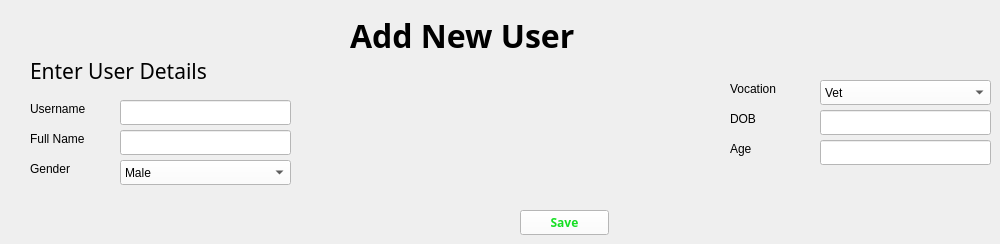
    <widget class="QWidget" name="tab_3">
     <attribute name="title">
      <string>Add User</string>
     </attribute>
     <widget class="QLabel" name="label_8">
      <property name="geometry">
       <rect>
        <x>30</x>
        <y>60</y>
        <width>211</width>
        <height>21</height>
       </rect>
      </property>
      <property name="font">
       <font>
        <family>Montserrat</family>
        <pointsize>16</pointsize>
        <weight>50</weight>
        <bold>false</bold>
       </font>
      </property>
      <property name="text">
       <string>Enter User Details</string>
      </property>
     </widget>
     <widget class="QLabel" name="label_9">
      <property name="geometry">
       <rect>
        <x>350</x>
        <y>10</y>
        <width>291</width>
        <height>51</height>
       </rect>
      </property>
      <property name="font">
       <font>
        <family>Montserrat</family>
        <pointsize>24</pointsize>
        <weight>75</weight>
        <bold>true</bold>
       </font>
      </property>
      <property name="text">
       <string>Add New User</string>
      </property>
     </widget>
     <widget class="QLabel" name="label_10">
      <property name="geometry">
       <rect>
        <x>30</x>
        <y>100</y>
        <width>71</width>
        <height>17</height>
       </rect>
      </property>
      <property name="text">
       <string>Username</string>
      </property>
     </widget>
     <widget class="QLineEdit" name="tb11_2">
      <property name="geometry">
       <rect>
        <x>120</x>
        <y>100</y>
        <width>171</width>
        <height>25</height>
       </rect>
      </property>
      <property name="styleSheet">
       <string notr="true">background-color: rgb(255, 255, 255);
font: 57 12pt &quot;Montserrat&quot;;</string>
      </property>
      <property name="text">
       <string/>
      </property>
     </widget>
     <widget class="QLineEdit" name="tb12">
      <property name="geometry">
       <rect>
        <x>120</x>
        <y>130</y>
        <width>171</width>
        <height>25</height>
       </rect>
      </property>
      <property name="styleSheet">
       <string notr="true">background-color: rgb(255, 255, 255);
font: 57 12pt &quot;Montserrat&quot;;</string>
      </property>
      <property name="text">
       <string/>
      </property>
     </widget>
     <widget class="QLabel" name="label_11">
      <property name="geometry">
       <rect>
        <x>30</x>
        <y>130</y>
        <width>71</width>
        <height>17</height>
       </rect>
      </property>
      <property name="text">
       <string>Full Name</string>
      </property>
     </widget>
     <widget class="QLabel" name="label_12">
      <property name="geometry">
       <rect>
        <x>30</x>
        <y>160</y>
        <width>71</width>
        <height>17</height>
       </rect>
      </property>
      <property name="text">
       <string>Gender</string>
      </property>
     </widget>
     <widget class="QComboBox" name="cb11">
      <property name="geometry">
       <rect>
        <x>120</x>
        <y>160</y>
        <width>171</width>
        <height>25</height>
       </rect>
      </property>
      <property name="styleSheet">
       <string notr="true">background-color: rgb(255, 255, 255);
color: rgb(0, 0, 0);</string>
      </property>
      <item>
       <property name="text">
        <string>Male</string>
       </property>
      </item>
      <item>
       <property name="text">
        <string>Female</string>
       </property>
      </item>
      <item>
       <property name="text">
        <string>Others</string>
       </property>
      </item>
      <item>
       <property name="text">
        <string>Prefer Not to Say</string>
       </property>
      </item>
     </widget>
     <widget class="QComboBox" name="cb22">
      <property name="geometry">
       <rect>
        <x>820</x>
        <y>80</y>
        <width>171</width>
        <height>25</height>
       </rect>
      </property>
      <property name="styleSheet">
       <string notr="true">background-color: rgb(255, 255, 255);
color: rgb(0, 0, 0);</string>
      </property>
      <item>
       <property name="text">
        <string>Vet</string>
       </property>
      </item>
      <item>
       <property name="text">
        <string>Farmer</string>
       </property>
      </item>
      <item>
       <property name="text">
        <string>Agrochemist</string>
       </property>
      </item>
     </widget>
     <widget class="QLabel" name="label_13">
      <property name="geometry">
       <rect>
        <x>730</x>
        <y>80</y>
        <width>71</width>
        <height>17</height>
       </rect>
      </property>
      <property name="text">
       <string>Vocation</string>
      </property>
     </widget>
     <widget class="QLineEdit" name="tb13">
      <property name="geometry">
       <rect>
        <x>820</x>
        <y>110</y>
        <width>171</width>
        <height>25</height>
       </rect>
      </property>
      <property name="styleSheet">
       <string notr="true">background-color: rgb(255, 255, 255);
font: 57 12pt &quot;Montserrat&quot;;</string>
      </property>
      <property name="text">
       <string/>
      </property>
     </widget>
     <widget class="QLabel" name="label_14">
      <property name="geometry">
       <rect>
        <x>730</x>
        <y>110</y>
        <width>71</width>
        <height>17</height>
       </rect>
      </property>
      <property name="text">
       <string>DOB</string>
      </property>
     </widget>
     <widget class="QLineEdit" name="tb11">
      <property name="geometry">
       <rect>
        <x>820</x>
        <y>140</y>
        <width>171</width>
        <height>25</height>
       </rect>
      </property>
      <property name="styleSheet">
       <string notr="true">background-color: rgb(255, 255, 255);
font: 57 12pt &quot;Montserrat&quot;;</string>
      </property>
      <property name="text">
       <string/>
      </property>
     </widget>
     <widget class="QLabel" name="label_15">
      <property name="geometry">
       <rect>
        <x>730</x>
        <y>140</y>
        <width>71</width>
        <height>17</height>
       </rect>
      </property>
      <property name="text">
       <string>Age</string>
      </property>
     </widget>
     <widget class="QPushButton" name="B11">
      <property name="geometry">
       <rect>
        <x>520</x>
        <y>210</y>
        <width>89</width>
        <height>25</height>
       </rect>
      </property>
      <property name="font">
       <font>
        <family>Montserrat</family>
        <weight>75</weight>
        <bold>true</bold>
       </font>
      </property>
      <property name="styleSheet">
       <string notr="true">background-color: rgb(255, 255, 255);
color: rgb(22, 223, 35);</string>
      </property>
      <property name="text">
       <string>Save</string>
      </property>
     </widget>
    </widget>
